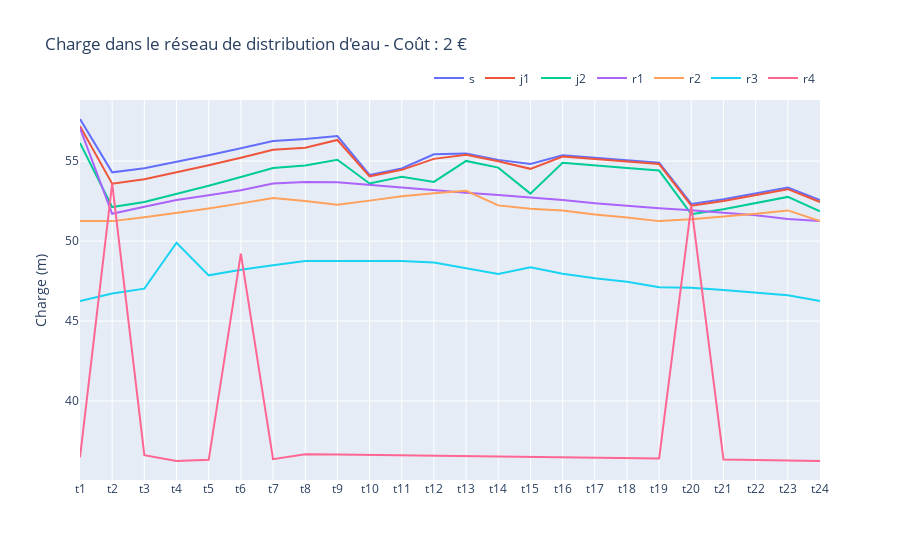

The notebook cell this image was saved under:
### Code cell
fig = go.Figure()
for n in data_variable['Charge']['n'].unique():
    fig.add_trace(
        go.Scatter(
            x = data_variable['Charge'][data_variable['Charge']['n']==n]['t'],
            y = data_variable['Charge'][data_variable['Charge']['n']==n]['Value'],
            name = n
        )
    )
fig.update_layout(
    legend=dict(
            orientation="h",
            yanchor="bottom",
            y=1.02,
            xanchor="right",
            x=1
            ),
    hovermode='x',
    title = f"Charge dans le réseau de distribution d'eau - Coût : {Z} € ",
    yaxis_title = "Charge (m)"
)
fig.show()

### Figure 1 — Plotly figure (JSON) as saved in the notebook; plotly's stock layout.template omitted (floating-point values rounded to 4 significant figures)
{"data": [{"name": "s", "type": "scatter", "x": ["t1", "t2", "t3", "t4", "t5", "t6", "t7", "t8", "t9", "t10", "t11", "t12", "t13", "t14", "t15", "t16", "t17", "t18", "t19", "t20", "t21", "t22", "t23", "t24"], "y": [57.64, 54.3, 54.56, 54.95, 55.37, 55.81, 56.27, 56.39, 56.57, 54.14, 54.54, 55.43, 55.48, 55.08, 54.83, 55.37, 55.2, 55.06, 54.9, 52.32, 52.62, 52.97, 53.35, 52.57]}, {"name": "j1", "type": "scatter", "x": ["t1", "t2", "t3", "t4", "t5", "t6", "t7", "t8", "t9", "t10", "t11", "t12", "t13", "t14", "t15", "t16", "t17", "t18", "t19", "t20", "t21", "t22", "t23", "t24"], "y": [57.19, 53.59, 53.87, 54.29, 54.74, 55.22, 55.71, 55.84, 56.32, 54.05, 54.46, 55.14, 55.4, 55.0, 54.52, 55.29, 55.12, 54.98, 54.82, 52.21, 52.51, 52.87, 53.25, 52.45]}, {"name": "j2", "type": "scatter", "x": ["t1", "t2", "t3", "t4", "t5", "t6", "t7", "t8", "t9", "t10", "t11", "t12", "t13", "t14", "t15", "t16", "t17", "t18", "t19", "t20", "t21", "t22", "t23", "t24"], "y": [56.13, 52.13, 52.45, 52.94, 53.46, 54.01, 54.58, 54.72, 55.09, 53.61, 54.03, 53.7, 55.01, 54.6, 52.97, 54.9, 54.72, 54.57, 54.41, 51.68, 52.0, 52.36, 52.76, 51.87]}, {"name": "r1", "type": "scatter", "x": ["t1", "t2", "t3", "t4", "t5", "t6", "t7", "t8", "t9", "t10", "t11", "t12", "t13", "t14", "t15", "t16", "t17", "t18", "t19", "t20", "t21", "t22", "t23", "t24"], "y": [57.07, 51.71, 52.15, 52.57, 52.86, 53.17, 53.6, 53.7, 53.67, 53.5, 53.33, 53.18, 53.03, 52.88, 52.73, 52.57, 52.37, 52.21, 52.06, 51.93, 51.8, 51.62, 51.38, 51.25]}, {"name": "r2", "type": "scatter", "x": ["t1", "t2", "t3", "t4", "t5", "t6", "t7", "t8", "t9", "t10", "t11", "t12", "t13", "t14", "t15", "t16", "t17", "t18", "t19", "t20", "t21", "t22", "t23", "t24"], "y": [51.25, 51.25, 51.49, 51.75, 52.04, 52.36, 52.7, 52.51, 52.28, 52.53, 52.8, 53.0, 53.15, 52.23, 52.03, 51.92, 51.67, 51.47, 51.25, 51.37, 51.53, 51.72, 51.92, 51.25]}, {"name": "r3", "type": "scatter", "x": ["t1", "t2", "t3", "t4", "t5", "t6", "t7", "t8", "t9", "t10", "t11", "t12", "t13", "t14", "t15", "t16", "t17", "t18", "t19", "t20", "t21", "t22", "t23", "t24"], "y": [46.25, 46.73, 47.03, 49.9, 47.86, 48.21, 48.49, 48.75, 48.75, 48.74, 48.75, 48.67, 48.32, 47.94, 48.36, 47.97, 47.67, 47.46, 47.11, 47.08, 46.94, 46.76, 46.62, 46.25]}, {"name": "r4", "type": "scatter", "x": ["t1", "t2", "t3", "t4", "t5", "t6", "t7", "t8", "t9", "t10", "t11", "t12", "t13", "t14", "t15", "t16", "t17", "t18", "t19", "t20", "t21", "t22", "t23", "t24"], "y": [36.47, 53.59, 36.62, 36.25, 36.33, 49.21, 36.37, 36.67, 36.66, 36.64, 36.61, 36.59, 36.56, 36.54, 36.51, 36.48, 36.45, 36.44, 36.41, 52.21, 36.35, 36.31, 36.28, 36.25]}], "layout": {"hovermode": "x", "legend": {"orientation": "h", "x": 1, "xanchor": "right", "y": 1.02, "yanchor": "bottom"}, "title": {"text": "Charge dans le réseau de distribution d'eau - Coût : 2 € "}, "yaxis": {"title": {"text": "Charge (m)"}}}}
